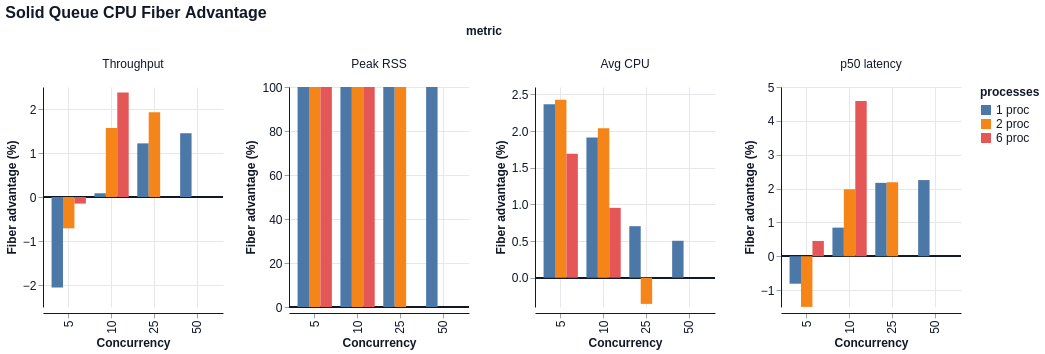

Vega-Lite specification stored for this chart:
### Vega-Lite specification from a JSON file in a GitHub repository (floating-point values rounded to 4 significant figures)
{"$schema": "https://vega.github.io/schema/vega-lite/v6.json", "title": "Solid Queue CPU Fiber Advantage", "data": {"values": [{"concurrency": 5, "processes": "1 proc", "metric": "Throughput", "value": -2.059}, {"concurrency": 5, "processes": "1 proc", "metric": "Peak RSS", "value": 100.0}, {"concurrency": 5, "processes": "1 proc", "metric": "Avg CPU", "value": 2.366}, {"concurrency": 5, "processes": "1 proc", "metric": "p50 latency", "value": -0.8121}, {"concurrency": 10, "processes": "1 proc", "metric": "Throughput", "value": 0.08457}, {"concurrency": 10, "processes": "1 proc", "metric": "Peak RSS", "value": 100.0}, {"concurrency": 10, "processes": "1 proc", "metric": "Avg CPU", "value": 1.911}, {"concurrency": 10, "processes": "1 proc", "metric": "p50 latency", "value": 0.8455}, {"concurrency": 25, "processes": "1 proc", "metric": "Throughput", "value": 1.219}, {"concurrency": 25, "processes": "1 proc", "metric": "Peak RSS", "value": 100.0}, {"concurrency": 25, "processes": "1 proc", "metric": "Avg CPU", "value": 0.7021}, {"concurrency": 25, "processes": "1 proc", "metric": "p50 latency", "value": 2.168}, {"concurrency": 50, "processes": "1 proc", "metric": "Throughput", "value": 1.449}, {"concurrency": 50, "processes": "1 proc", "metric": "Peak RSS", "value": 100.0}, {"concurrency": 50, "processes": "1 proc", "metric": "Avg CPU", "value": 0.503}, {"concurrency": 50, "processes": "1 proc", "metric": "p50 latency", "value": 2.25}, {"concurrency": 5, "processes": "2 proc", "metric": "Throughput", "value": -0.7123}, {"concurrency": 5, "processes": "2 proc", "metric": "Peak RSS", "value": 100.0}, {"concurrency": 5, "processes": "2 proc", "metric": "Avg CPU", "value": 2.426}, {"concurrency": 5, "processes": "2 proc", "metric": "p50 latency", "value": -1.497}, {"concurrency": 10, "processes": "2 proc", "metric": "Throughput", "value": 1.568}, {"concurrency": 10, "processes": "2 proc", "metric": "Peak RSS", "value": 100.0}, {"concurrency": 10, "processes": "2 proc", "metric": "Avg CPU", "value": 2.037}, {"concurrency": 10, "processes": "2 proc", "metric": "p50 latency", "value": 1.977}, {"concurrency": 25, "processes": "2 proc", "metric": "Throughput", "value": 1.928}, {"concurrency": 25, "processes": "2 proc", "metric": "Peak RSS", "value": 100.0}, {"concurrency": 25, "processes": "2 proc", "metric": "Avg CPU", "value": -0.3573}, {"concurrency": 25, "processes": "2 proc", "metric": "p50 latency", "value": 2.187}, {"concurrency": 5, "processes": "6 proc", "metric": "Throughput", "value": -0.1503}, {"concurrency": 5, "processes": "6 proc", "metric": "Peak RSS", "value": 100.0}, {"concurrency": 5, "processes": "6 proc", "metric": "Avg CPU", "value": 1.689}, {"concurrency": 5, "processes": "6 proc", "metric": "p50 latency", "value": 0.4517}, {"concurrency": 10, "processes": "6 proc", "metric": "Throughput", "value": 2.373}, {"concurrency": 10, "processes": "6 proc", "metric": "Peak RSS", "value": 100.0}, {"concurrency": 10, "processes": "6 proc", "metric": "Avg CPU", "value": 0.9517}, {"concurrency": 10, "processes": "6 proc", "metric": "p50 latency", "value": 4.587}]}, "facet": {"column": {"field": "metric", "type": "nominal", "sort": ["Throughput", "Peak RSS", "Avg CPU", "p50 latency"]}}, "spec": {"width": 180, "height": 220, "layer": [{"mark": {"type": "rule", "color": "#111827", "strokeWidth": 1.5, "opacity": 0.75}, "encoding": {"y": {"datum": 0, "type": "quantitative", "title": "Fiber advantage (%)"}}}, {"mark": {"type": "bar", "tooltip": true}, "encoding": {"x": {"field": "concurrency", "type": "ordinal", "title": "Concurrency"}, "xOffset": {"field": "processes", "type": "nominal", "sort": ["1 proc", "2 proc", "6 proc"]}, "y": {"field": "value", "type": "quantitative", "title": "Fiber advantage (%)", "stack": null}, "color": {"field": "processes", "type": "nominal", "sort": ["1 proc", "2 proc", "6 proc"]}, "tooltip": [{"field": "metric", "type": "nominal"}, {"field": "concurrency", "type": "quantitative"}, {"field": "processes", "type": "nominal"}, {"field": "value", "type": "quantitative"}]}}]}, "resolve": {"scale": {"y": "independent"}}, "config": {"background": "white", "axis": {"labelFont": "Helvetica", "titleFont": "Helvetica", "labelFontSize": 12, "titleFontSize": 12, "labelColor": "#111827", "titleColor": "#111827", "domainColor": "#111827", "tickColor": "#9ca3af", "grid": true, "gridColor": "#e5e7eb"}, "header": {"labelFont": "Helvetica", "titleFont": "Helvetica", "labelFontSize": 12, "titleFontSize": 12, "labelColor": "#111827", "titleColor": "#111827"}, "legend": {"labelFont": "Helvetica", "titleFont": "Helvetica", "labelFontSize": 12, "titleFontSize": 12, "labelColor": "#111827", "titleColor": "#111827"}, "title": {"font": "Helvetica", "fontSize": 16, "anchor": "start", "color": "#111827"}, "view": {"stroke": null}}}
